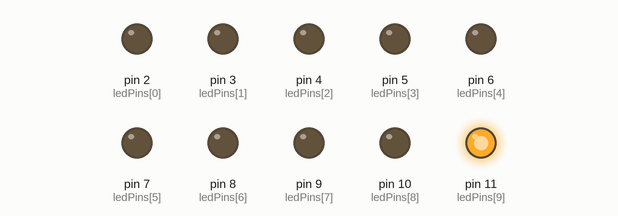
A sketch run on a simulated Arduino Uno, built with avr-gcc and run on an emulated ATmega328P. Shown: output pins drawn as LEDs (lit = HIGH). Random numbers use the default seed unless the sketch sets one.

Above: at 1.0 s.
At 6.9 s:
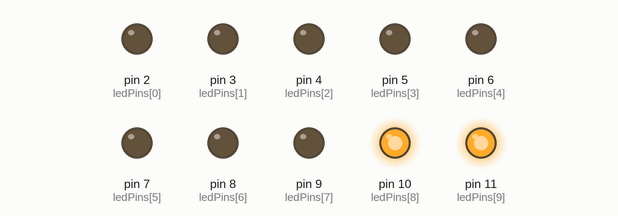
At 10.8 s:
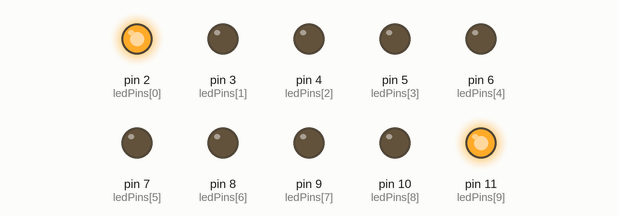
At 18.8 s:
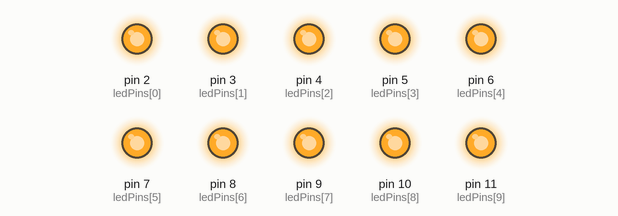
At 25.3 s:
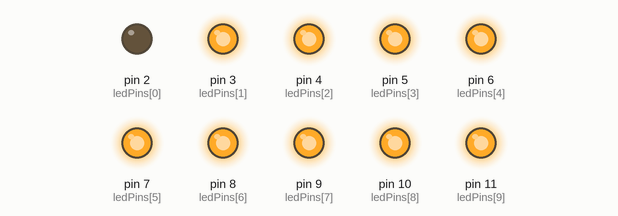
At 38.4 s:
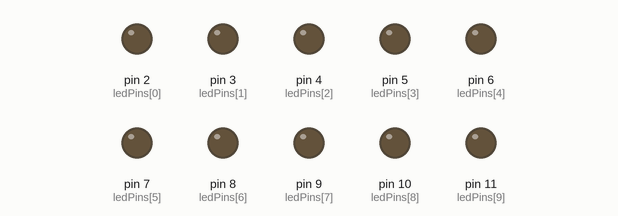
Timing chart, 0 to 40.0 s (numbered marks = the images above):
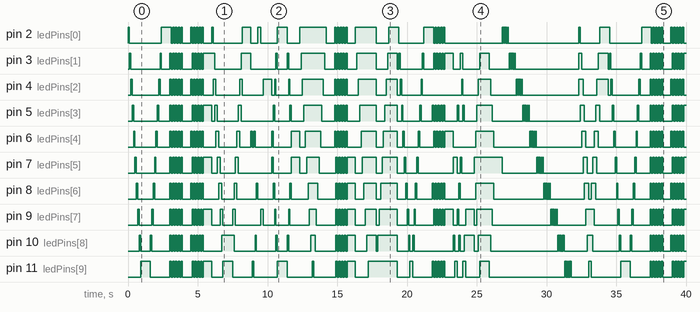

The sketch:

LED_chaser.ino
```cpp
// Define LED pins and constants
int ledPins[] = {2, 3, 4, 5, 6, 7, 8, 9, 10, 11}; // 10 LEDs
const int ledCount = 10; // Number of LEDs
const int patternDelay = 100; // Delay for each step in patterns (ms)
const int patternCount = 20; // Number of patterns
int currentPattern = 0; // Track current pattern

void setup() {
  // Set all LED pins as OUTPUT
  for (int i = 0; i < ledCount; i++) {
    pinMode(ledPins[i], OUTPUT);
  }
  // Initialize random seed for random patterns
  randomSeed(analogRead(0));
}

// Turn off all LEDs
void clearLEDs() {
  for (int i = 0; i < ledCount; i++) {
    digitalWrite(ledPins[i], LOW);
  }
}

// Pattern 1: Single LED chase forward
void pattern1() {
  for (int i = 0; i < ledCount; i++) {
    clearLEDs();
    digitalWrite(ledPins[i], HIGH);
    delay(patternDelay);
  }
}

// Pattern 2: Single LED chase backward
void pattern2() {
  for (int i = ledCount - 1; i >= 0; i--) {
    clearLEDs();
    digitalWrite(ledPins[i], HIGH);
    delay(patternDelay);
  }
}

// Pattern 3: All LEDs blink together
void pattern3() {
  for (int i = 0; i < 5; i++) {
    for (int j = 0; j < ledCount; j++) {
      digitalWrite(ledPins[j], HIGH);
    }
    delay(patternDelay);
    clearLEDs();
    delay(patternDelay);
  }
}

// Pattern 4: Even LEDs on, then odd LEDs on
void pattern4() {
  for (int i = 0; i < 5; i++) {
    clearLEDs();
    for (int j = 0; j < ledCount; j += 2) {
      digitalWrite(ledPins[j], HIGH);
    }
    delay(patternDelay);
    clearLEDs();
    for (int j = 1; j < ledCount; j += 2) {
      digitalWrite(ledPins[j], HIGH);
    }
    delay(patternDelay);
  }
}

// Pattern 5: Two LEDs chasing forward
void pattern5() {
  for (int i = 0; i < ledCount - 1; i++) {
    clearLEDs();
    digitalWrite(ledPins[i], HIGH);
    digitalWrite(ledPins[i + 1], HIGH);
    delay(patternDelay);
  }
}

// Pattern 6: Two LEDs chasing backward
void pattern6() {
  for (int i = ledCount - 1; i > 0; i--) {
    clearLEDs();
    digitalWrite(ledPins[i], HIGH);
    digitalWrite(ledPins[i - 1], HIGH);
    delay(patternDelay);
  }
}

// Pattern 7: Random single LED
void pattern7() {
  for (int i = 0; i < 10; i++) {
    clearLEDs();
    int randomLED = random(ledCount);
    digitalWrite(ledPins[randomLED], HIGH);
    delay(patternDelay);
  }
}

// Pattern 8: Middle-out chase
void pattern8() {
  int mid = ledCount / 2;
  for (int i = 0; i < mid; i++) {
    clearLEDs();
    digitalWrite(ledPins[mid + i], HIGH);
    digitalWrite(ledPins[mid - 1 - i], HIGH);
    delay(patternDelay);
  }
}

// Pattern 9: Ends to middle chase
void pattern9() {
  for (int i = 0; i < ledCount / 2; i++) {
    clearLEDs();
    digitalWrite(ledPins[i], HIGH);
    digitalWrite(ledPins[ledCount - 1 - i], HIGH);
    delay(patternDelay);
  }
}

// Pattern 10: Fill up and empty
void pattern10() {
  clearLEDs();
  for (int i = 0; i < ledCount; i++) {
    digitalWrite(ledPins[i], HIGH);
    delay(patternDelay);
  }
  for (int i = ledCount - 1; i >= 0; i--) {
    digitalWrite(ledPins[i], LOW);
    delay(patternDelay);
  }
}

// Pattern 11: Alternate halves
void pattern11() {
  for (int i = 0; i < 5; i++) {
    clearLEDs();
    for (int j = 0; j < ledCount / 2; j++) {
      digitalWrite(ledPins[j], HIGH);
    }
    delay(patternDelay);
    clearLEDs();
    for (int j = ledCount / 2; j < ledCount; j++) {
      digitalWrite(ledPins[j], HIGH);
    }
    delay(patternDelay);
  }
}

// Pattern 12: Wave effect
void pattern12() {
  for (int i = 0; i < ledCount; i++) {
    clearLEDs();
    for (int j = 0; j <= i; j++) {
      digitalWrite(ledPins[j], HIGH);
    }
    delay(patternDelay);
  }
}

// Pattern 13: Reverse wave effect
void pattern13() {
  for (int i = ledCount - 1; i >= 0; i--) {
    clearLEDs();
    for (int j = ledCount - 1; j >= i; j--) {
      digitalWrite(ledPins[j], HIGH);
    }
    delay(patternDelay);
  }
}

// Pattern 14: Ping-pong chase
void pattern14() {
  pattern1();
  pattern2();
}

// Pattern 15: Every third LED
void pattern15() {
  for (int i = 0; i < 5; i++) {
    clearLEDs();
    for (int j = 0; j < ledCount; j += 3) {
      digitalWrite(ledPins[j], HIGH);
    }
    delay(patternDelay);
    clearLEDs();
    for (int j = 1; j < ledCount; j += 3) {
      digitalWrite(ledPins[j], HIGH);
    }
    delay(patternDelay);
  }
}

// Pattern 16: Random pair
void pattern16() {
  for (int i = 0; i < 10; i++) {
    clearLEDs();
    int rand1 = random(ledCount);
    int rand2 = random(ledCount);
    digitalWrite(ledPins[rand1], HIGH);
    digitalWrite(ledPins[rand2], HIGH);
    delay(patternDelay);
  }
}

// Pattern 17: Expanding center
void pattern17() {
  for (int i = 0; i < ledCount / 2; i++) {
    clearLEDs();
    for (int j = ledCount / 2 - i; j <= ledCount / 2 + i; j++) {
      digitalWrite(ledPins[j], HIGH);
    }
    delay(patternDelay);
  }
}

// Pattern 18: Contracting center
void pattern18() {
  for (int i = ledCount / 2 - 1; i >= 0; i--) {
    clearLEDs();
    for (int j = ledCount / 2 - i; j <= ledCount / 2 + i; j++) {
      digitalWrite(ledPins[j], HIGH);
    }
    delay(patternDelay);
  }
}

// Pattern 19: Single LED fast blink
void pattern19() {
  for (int i = 0; i < ledCount; i++) {
    for (int j = 0; j < 5; j++) {
      clearLEDs();
      digitalWrite(ledPins[i], HIGH);
      delay(patternDelay / 2);
      clearLEDs();
      delay(patternDelay / 2);
    }
  }
}

// Pattern 20: Knight Rider effect
void pattern20() {
  for (int i = 0; i < ledCount - 2; i++) {
    clearLEDs();
    digitalWrite(ledPins[i], HIGH);
    digitalWrite(ledPins[i + 1], HIGH);
    digitalWrite(ledPins[i + 2], HIGH);
    delay(patternDelay);
  }
  for (int i = ledCount - 3; i >= 0; i--) {
    clearLEDs();
    digitalWrite(ledPins[i], HIGH);
    digitalWrite(ledPins[i + 1], HIGH);
    digitalWrite(ledPins[i + 2], HIGH);
    delay(patternDelay);
  }
}

void loop() {
  // Run the current pattern
  switch (currentPattern) {
    case 0: pattern1(); break;
    case 1: pattern2(); break;
    case 2: pattern3(); break;
    case 3: pattern4(); break;
    case 4: pattern5(); break;
    case 5: pattern6(); break;
    case 6: pattern7(); break;
    case 7: pattern8(); break;
    case 8: pattern9(); break;
    case 9: pattern10(); break;
    case 10: pattern11(); break;
    case 11: pattern12(); break;
    case 12: pattern13(); break;
    case 13: pattern14(); break;
    case 14: pattern15(); break;
    case 15: pattern16(); break;
    case 16: pattern17(); break;
    case 17: pattern18(); break;
    case 18: pattern19(); break;
    case 19: pattern20(); break;
  }

  // Move to the next pattern
  currentPattern = (currentPattern + 1) % patternCount;
  delay(500); // Short pause between patterns
}
```

Measured:
- by itself, pin 2 (ledPins[0]): LOW → HIGH at 0.00 s, → LOW 0.10 s later, → HIGH 2.3 s later, → LOW 0.70 s later, … (90 changes in this stretch)
- by itself, pin 3 (ledPins[1]): LOW → HIGH at 0.10 s, → LOW 0.10 s later, → HIGH 2.1 s later, → LOW 0.10 s later, … (101 changes in this stretch)
- by itself, pin 4 (ledPins[2]): LOW → HIGH at 0.20 s, → LOW 0.10 s later, → HIGH 1.9 s later, → LOW 0.10 s later, … (96 changes in this stretch)
- by itself, pin 5 (ledPins[3]): LOW → HIGH at 0.30 s, → LOW 0.10 s later, → HIGH 1.7 s later, → LOW 0.10 s later, … (105 changes in this stretch)
- by itself, pin 6 (ledPins[4]): LOW → HIGH at 0.40 s, → LOW 0.10 s later, → HIGH 1.5 s later, → LOW 0.10 s later, … (106 changes in this stretch)
- by itself, pin 7 (ledPins[5]): LOW → HIGH at 0.50 s, → LOW 0.10 s later, → HIGH 1.3 s later, → LOW 0.10 s later, … (95 changes in this stretch)
- by itself, pin 8 (ledPins[6]): LOW → HIGH at 0.60 s, → LOW 0.10 s later, → HIGH 1.1 s later, → LOW 0.10 s later, … (106 changes in this stretch)
- by itself, pin 9 (ledPins[7]): LOW → HIGH at 0.70 s, → LOW 0.10 s later, → HIGH 0.90 s later, → LOW 0.10 s later, … (105 changes in this stretch)
